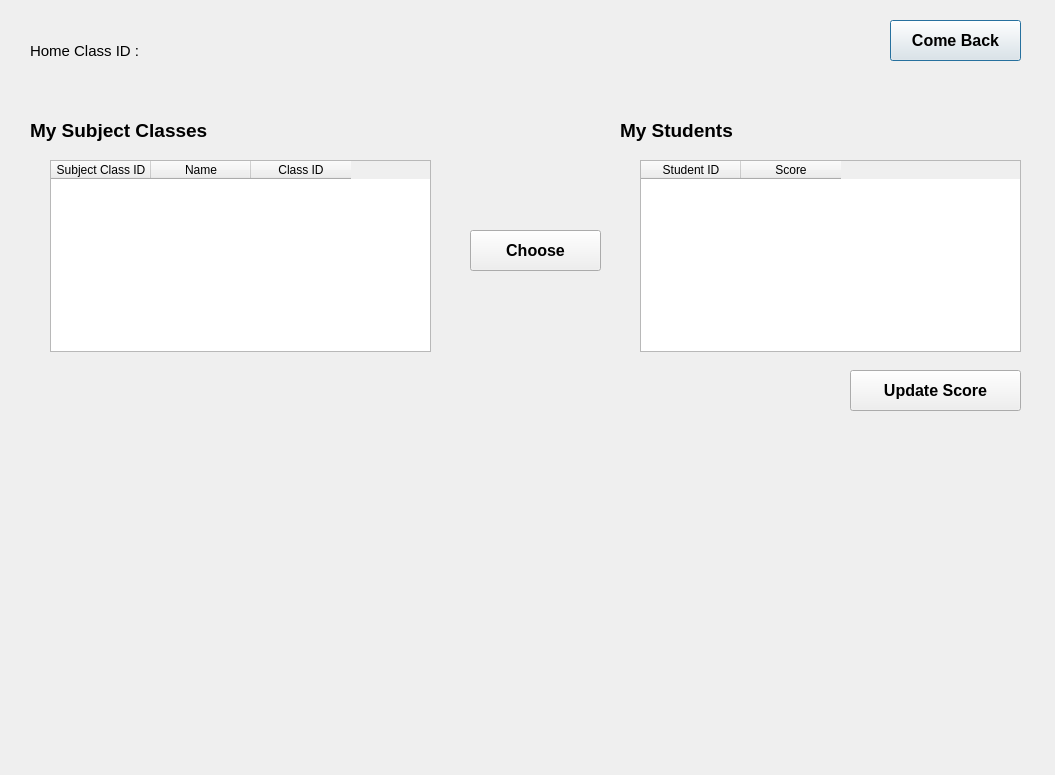
<?xml version="1.0" encoding="UTF-8"?>
<ui version="4.0">
 <class>Dialog</class>
 <widget class="QDialog" name="Dialog">
  <property name="geometry">
   <rect>
    <x>0</x>
    <y>0</y>
    <width>1055</width>
    <height>775</height>
   </rect>
  </property>
  <property name="windowTitle">
   <string>Dialog</string>
  </property>
  <widget class="QTableWidget" name="mySubjectClassesTable">
   <property name="geometry">
    <rect>
     <x>50</x>
     <y>160</y>
     <width>381</width>
     <height>192</height>
    </rect>
   </property>
   <column>
    <property name="text">
     <string>Subject Class ID</string>
    </property>
   </column>
   <column>
    <property name="text">
     <string>Name</string>
    </property>
   </column>
   <column>
    <property name="text">
     <string>Class ID</string>
    </property>
   </column>
  </widget>
  <widget class="QLabel" name="classIdLabela">
   <property name="geometry">
    <rect>
     <x>30</x>
     <y>110</y>
     <width>241</width>
     <height>41</height>
    </rect>
   </property>
   <property name="font">
    <font>
     <pointsize>14</pointsize>
     <weight>75</weight>
     <bold>true</bold>
    </font>
   </property>
   <property name="text">
    <string>My Subject Classes</string>
   </property>
  </widget>
  <widget class="QTableWidget" name="myStudentsTable">
   <property name="geometry">
    <rect>
     <x>640</x>
     <y>160</y>
     <width>381</width>
     <height>192</height>
    </rect>
   </property>
   <column>
    <property name="text">
     <string>Student ID</string>
    </property>
   </column>
   <column>
    <property name="text">
     <string>Score</string>
    </property>
   </column>
  </widget>
  <widget class="QLabel" name="classIdLabel_2a">
   <property name="geometry">
    <rect>
     <x>620</x>
     <y>110</y>
     <width>171</width>
     <height>41</height>
    </rect>
   </property>
   <property name="font">
    <font>
     <pointsize>14</pointsize>
     <weight>75</weight>
     <bold>true</bold>
    </font>
   </property>
   <property name="text">
    <string>My Students</string>
   </property>
  </widget>
  <widget class="QPushButton" name="comeBackBtn">
   <property name="geometry">
    <rect>
     <x>890</x>
     <y>20</y>
     <width>131</width>
     <height>41</height>
    </rect>
   </property>
   <property name="font">
    <font>
     <pointsize>12</pointsize>
     <weight>75</weight>
     <bold>true</bold>
    </font>
   </property>
   <property name="text">
    <string>Come Back</string>
   </property>
  </widget>
  <widget class="QPushButton" name="chooseBtn">
   <property name="geometry">
    <rect>
     <x>470</x>
     <y>230</y>
     <width>131</width>
     <height>41</height>
    </rect>
   </property>
   <property name="font">
    <font>
     <pointsize>12</pointsize>
     <weight>75</weight>
     <bold>true</bold>
    </font>
   </property>
   <property name="text">
    <string>Choose</string>
   </property>
  </widget>
  <widget class="QPushButton" name="updateScoreBtn">
   <property name="geometry">
    <rect>
     <x>850</x>
     <y>370</y>
     <width>171</width>
     <height>41</height>
    </rect>
   </property>
   <property name="font">
    <font>
     <pointsize>12</pointsize>
     <weight>75</weight>
     <bold>true</bold>
    </font>
   </property>
   <property name="text">
    <string>Update Score</string>
   </property>
  </widget>
  <widget class="QLabel" name="classIdLabel">
   <property name="geometry">
    <rect>
     <x>30</x>
     <y>30</y>
     <width>181</width>
     <height>41</height>
    </rect>
   </property>
   <property name="font">
    <font>
     <pointsize>11</pointsize>
    </font>
   </property>
   <property name="text">
    <string>Home Class ID :</string>
   </property>
  </widget>
 </widget>
 <resources/>
 <connections/>
</ui>
